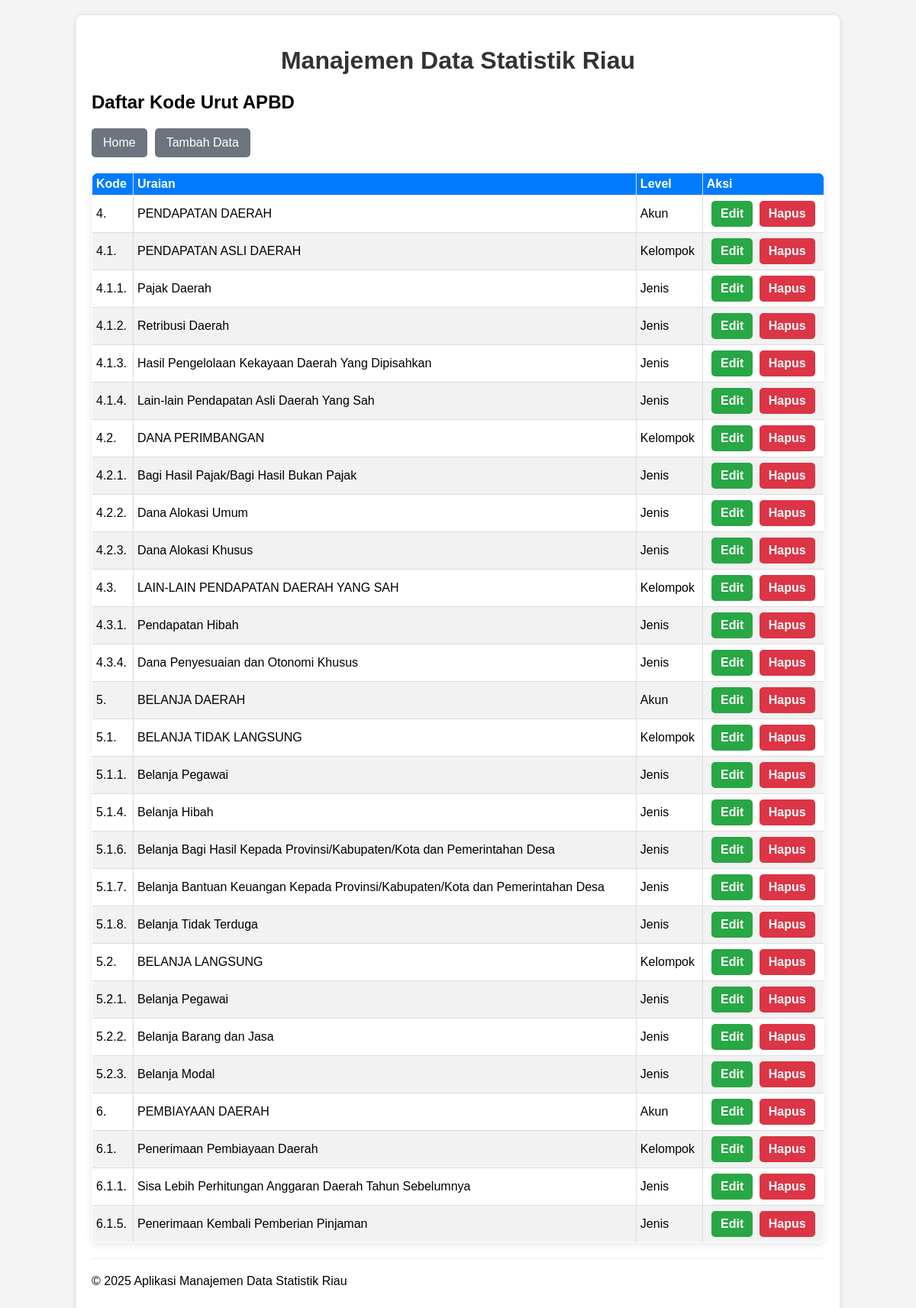
Page /apbd-kode-urut/read.php on the committed database.
### tables this page shows
CREATE TABLE `kode_urut` (
  `id` int(11) NOT NULL,
  `no_urut` varchar(6) DEFAULT NULL,
  `uraian` varchar(255) DEFAULT NULL,
  `id_kode_level` int(11) DEFAULT NULL
);

CREATE TABLE `kode_level` (
  `id` int(11) NOT NULL,
  `nama_level` varchar(255) DEFAULT NULL,
  `akronim` varchar(255) DEFAULT NULL
);

### apbd-kode-urut/read.php (the view, shortened to what this page needs)
<?php
include '../config/database.php';
include '../templates/header.php';
$sql = "SELECT ku.id, ku.no_urut, ku.uraian, kl.nama_level
        FROM kode_urut ku
        INNER JOIN kode_level kl
        ON ku.id_kode_level = kl.id
        ORDER BY ku.no_urut ASC";
$result = $conn->query($sql);
?>
<h2>Daftar Kode Urut APBD</h2>
<div class="button-group">
    <button><a href="../index.php">Home</a></button>
    <button><a href="create.php">Tambah Data</a></button>
</div>
<?php
if ($result->num_rows > 0):
?>
    <table>
        <thead>
            <tr>
                <th>Kode</th>
                <th>Uraian</th>
                <th>Level</th>
                <th>Aksi</th>
            </tr>
        </thead>
        <tbody>
            <?php
            while ($row = $result->fetch_assoc()):
            ?>
                <tr>
                    <td><?php echo htmlspecialchars($row['no_urut']); ?></td>
                    <td><?php echo htmlspecialchars($row['uraian']); ?></td>
                    <td><?php echo htmlspecialchars($row['nama_level']); ?></td>
                    <td class="actions">
                        <a href="update.php?id=<?php echo htmlspecialchars($row['id']); ?>" class="edit">Edit</a>
                        <a href="delete.php?id=<?php echo htmlspecialchars($row['id']); ?>" class="delete" onclick="return confirm('Apakah Anda yakin ingin menghapus data ini?')">Hapus</a>
                    </td>
                </tr>
            <?php endwhile; ?>
        </tbody>
    </table>
<?php else: ?>
    <p>Belum ada data.</p>
<?php endif; ?>
<?php
include '../templates/footer.php';
?>

### apbd-kode-urut/style.css (style rules this page uses)
body { font-family: Arial, sans-serif; background-color: #f4f4f4; margin: 0; padding: 0; }
table { width: 100%; border-collapse: collapse; margin-top: 20px; }
table, th, td { border: 1px solid #ddd; }
th, td { padding: 10px; text-align: left; }
th { background-color: #007bff; color: white; }
tr:nth-child(even) { background-color: #f2f2f2; }
.actions a { text-decoration: none; padding: 5px 10px; border-radius: 3px; margin-right: 5px; }
.actions .edit { background-color: #ffc107; color: white; }
.actions .delete { background-color: #dc3545; color: white; }

### templates/header.php (style rules this page uses)
table { width: 100%; border-collapse: collapse; margin-top: 20px; box-shadow: 0 2px 10px rgba(0,0,0,0.1); border-radius: 8px; overflow: hidden; }
table thead tr { background-color: #007bff; color: white; }
table th, table td { padding: 5px 5px; border: 1px solid #ddd; text-align: left; }
table tbody tr:nth-child(even) { background-color: #f2f2f2; }
table tbody tr:nth-child(odd) { background-color: #ffffff; }
table td.actions { text-align: center; white-space: nowrap; }
table td.actions a { padding: 8px 12px; text-decoration: none; border-radius: 5px; display: inline-block; margin: 2px; font-weight: bold; }
table td.actions .edit { background-color: #28a745; color: white; }
table td.actions .delete { background-color: #dc3545; color: white; }
.button-group { margin-bottom: 15px; display: flex; gap: 10px; }
.button-group button { background-color: #6c757d; color: white; padding: 10px 15px; border: none; border-radius: 5px; cursor: pointer; font-size: 16px; transition: background-color 0.3s ease; }
.button-group button a { color: white; text-decoration: none; }

### rows in the picture
kode_urut: no_urut "4.", uraian "PENDAPATAN DAERAH", id_kode_level.nama_level "Akun"
kode_urut: no_urut "4.1.", uraian "PENDAPATAN ASLI DAERAH", id_kode_level.nama_level "Kelompok"
kode_urut: no_urut "4.1.1.", uraian "Pajak Daerah", id_kode_level.nama_level "Jenis"
kode_urut: no_urut "4.1.2.", uraian "Retribusi Daerah", id_kode_level.nama_level "Jenis"
kode_urut: no_urut "4.1.3.", uraian "Hasil Pengelolaan Kekayaan Daerah Yang Dipisahkan", id_kode_level.nama_level "Jenis"
kode_urut: no_urut "4.1.4.", uraian "Lain-lain Pendapatan Asli Daerah Yang Sah", id_kode_level.nama_level "Jenis"
kode_urut: no_urut "4.2.", uraian "DANA PERIMBANGAN", id_kode_level.nama_level "Kelompok"
kode_urut: no_urut "4.2.1.", uraian "Bagi Hasil Pajak/Bagi Hasil Bukan Pajak", id_kode_level.nama_level "Jenis"
kode_urut: no_urut "4.2.2.", uraian "Dana Alokasi Umum", id_kode_level.nama_level "Jenis"
kode_urut: no_urut "4.2.3.", uraian "Dana Alokasi Khusus", id_kode_level.nama_level "Jenis"
kode_urut: no_urut "4.3.", uraian "LAIN-LAIN PENDAPATAN DAERAH YANG SAH", id_kode_level.nama_level "Kelompok"
kode_urut: no_urut "4.3.1.", uraian "Pendapatan Hibah", id_kode_level.nama_level "Jenis"
kode_urut: no_urut "4.3.4.", uraian "Dana Penyesuaian dan Otonomi Khusus", id_kode_level.nama_level "Jenis"
kode_urut: no_urut "5.", uraian "BELANJA DAERAH", id_kode_level.nama_level "Akun"
kode_urut: no_urut "5.1.", uraian "BELANJA TIDAK LANGSUNG", id_kode_level.nama_level "Kelompok"
kode_urut: no_urut "5.1.1.", uraian "Belanja Pegawai", id_kode_level.nama_level "Jenis"
kode_urut: no_urut "5.1.4.", uraian "Belanja Hibah", id_kode_level.nama_level "Jenis"
kode_urut: no_urut "5.1.6.", uraian "Belanja Bagi Hasil Kepada Provinsi/Kabupaten/Kota dan Pemerintahan Desa", id_kode_level.nama_level "Jenis"
kode_urut: no_urut "5.1.7.", uraian "Belanja Bantuan Keuangan Kepada Provinsi/Kabupaten/Kota dan Pemerintahan Desa", id_kode_level.nama_level "Jenis"
kode_urut: no_urut "5.1.8.", uraian "Belanja Tidak Terduga", id_kode_level.nama_level "Jenis"
kode_urut: no_urut "5.2.", uraian "BELANJA LANGSUNG", id_kode_level.nama_level "Kelompok"
kode_urut: no_urut "5.2.1.", uraian "Belanja Pegawai", id_kode_level.nama_level "Jenis"
kode_urut: no_urut "5.2.2.", uraian "Belanja Barang dan Jasa", id_kode_level.nama_level "Jenis"
kode_urut: no_urut "5.2.3.", uraian "Belanja Modal", id_kode_level.nama_level "Jenis"
kode_urut: no_urut "6.", uraian "PEMBIAYAAN DAERAH", id_kode_level.nama_level "Akun"
kode_urut: no_urut "6.1.", uraian "Penerimaan Pembiayaan Daerah", id_kode_level.nama_level "Kelompok"
kode_urut: no_urut "6.1.1.", uraian "Sisa Lebih Perhitungan Anggaran Daerah Tahun Sebelumnya", id_kode_level.nama_level "Jenis"
kode_urut: no_urut "6.1.5.", uraian "Penerimaan Kembali Pemberian Pinjaman", id_kode_level.nama_level "Jenis"
